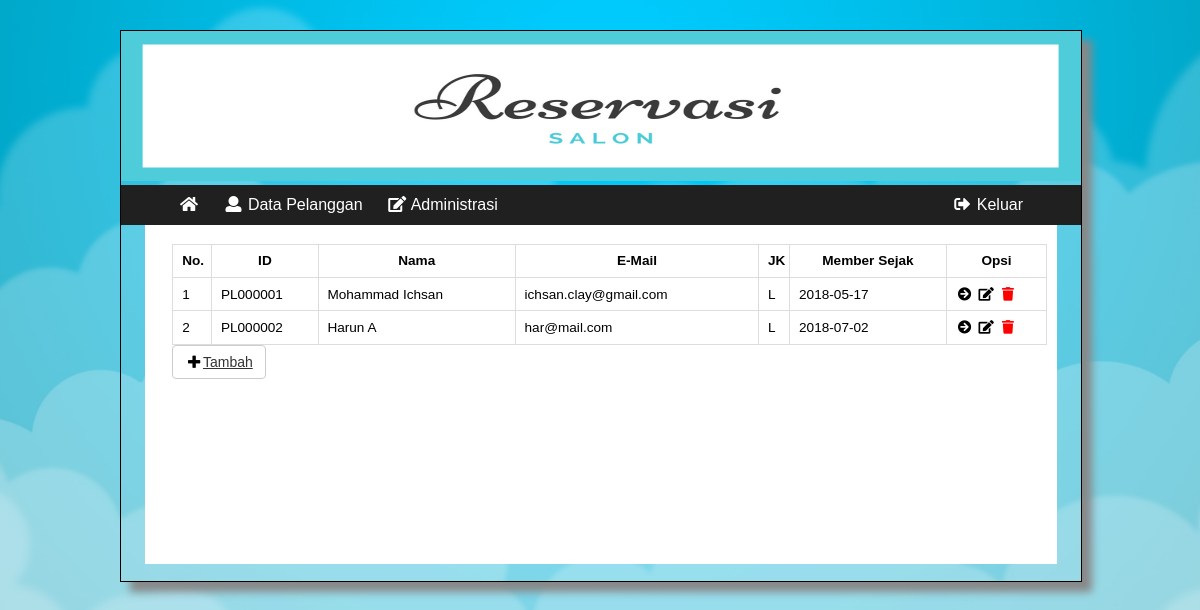
/akses/admin/index.php?p=d_pelanggan, run on the app's committed database.
### tables this page shows
CREATE TABLE `pelanggan` (
  `id_pelanggan` varchar(15) NOT NULL,
  `nama_pelanggan` varchar(100) DEFAULT NULL,
  `email_pelanggan` varchar(100) DEFAULT NULL,
  `tanggal_lahir_pelanggan` date DEFAULT NULL,
  `tempat_lahir_pelanggan` varchar(40) DEFAULT NULL,
  `agama_pelanggan` varchar(15) DEFAULT NULL,
  `alamat_pelanggan` text,
  `password_pelanggan` varchar(100) DEFAULT NULL,
  `jk_pelanggan` enum('L','P') DEFAULT NULL,
  `tanggal_daftar` date DEFAULT NULL,
  `status_selesai_transaksi` int(11) DEFAULT NULL
);

### akses/controller.php (called while the page is built, shortened)
<?php
$query_pelanggan = "SELECT * FROM pelanggan";
$sql_pelanggan = mysqli_query($mysqli,$query_pelanggan);
?>

### akses/admin/konten/d_pelanggan.php (the view)
<div class="apps-content-item">
<table id="tbl" width="100%">
  <tr>
    <th>No.</th>
    <th>ID</th>
    <th>Nama</th>
    <th>E-Mail</th>
    <th>JK</th>
    <th>Member Sejak</th>
    <th>Opsi</th>
  </tr>
  <?php
  $no = 0;
  foreach ($sql_pelanggan as $key) {
    extract($key);
  $no++;
  ?>
  <tr text-align="center">
    <td><?php echo $no; ?></td>
    <td><?php echo $id_pelanggan; ?></td>
    <td><?php echo $nama_pelanggan; ?></td>
    <td><?php echo $email_pelanggan; ?></td>
    <td><?php echo $jk_pelanggan; ?></td>
    <td><?php echo $tanggal_daftar; ?></td>
    <td>
     <a href="index.php?p=d_pelanggan_tools&id=<?php echo $id_pelanggan; ?>&aksi=detail" title="Rincian Profile"><i class="fa fa-fw fa-arrow-circle-right"></i></a>
     <a href="index.php?p=d_pelanggan_tools&id=<?php echo $id_pelanggan; ?>&aksi=edit" title="edit" title="Ubah Data pelanggan"><i class="fa fa-fw fa-edit"></i></a>
     <a href="index.php?p=d_pelanggan_tools&id=<?php echo $id_pelanggan; ?>&aksi=hapus" title="hapus"
       onclick="javascript: return confirm('Anda yakin akan menghapus data pelanggan <?php echo $id_pelanggan; ?>?')"
       style="color:red"><i class="fa fa-fw fa-trash"></i></a>
    </td>
  </tr>
<?php } ?>
</table>
<a href="index.php?p=d_pelanggan_tools&aksi=tambah" class="btn btn-default"><i class="fa fa-fw fa-plus" style="color:#000"></i>Tambah</a>
</div>

### akses/booking.css (style rules this page uses)
@media (min-width: 576px) { body { background: url(img/bg.jpg); -webkit-background-size: 100% 100%; -moz-background-size: 100% 100%; -o-background-size: 100% 100%; background-size: cover; background-repeat: no-repeat; background-position: center; position: absolute; background-attachment: fixed; margin: 0px; padding: 0px; background-color: #fff; overflow-x: hidden; } }
@media (min-width: 576px) { .apps-content-item { display: block; position: relative; float: left; width: 98%; font-size: 0.85em; padding: 1%; left : 1%; } }
@media (min-width: 576px) { #tbl { width: 100%; align-content: center; border-spacing: 0; border: 1px solid #ddd; border-right: 0; border-bottom: 0; display: table; position: relative; } }
@media (min-width: 576px) { #tbl th, #tbl td { padding: 1%; border: 1px solid #ddd; border-top: 0; border-left: 0; } }
@media (min-width: 576px) { .btn { display: inline-block; padding: 6px 12px; margin-bottom: 0; font-size: 14px; font-weight: normal; line-height: 1.42857143; text-align: center; white-space: nowrap; vertical-align: middle; -ms-touch-action: manipulation; touch-action: manipulation; cursor: pointer; -webkit-user-select: none; -moz-user-select: none; -ms-user-select: none; user-select: none; background-image: none; border: 1px solid transparent; border-radius: 4px; } }
@media (min-width: 576px) { .btn-default { color: #333; background-color: #fff; border-color: #ccc; } }
@media (min-width: 576px) { #tbl a { text-decoration: none; color: #000; padding: 1% 0% 1% 1%; border: 2px transparent #000; font-family: sans-serif !important; } }

### data on the page
pelanggan: id_pelanggan "PL000001", nama_pelanggan "Mohammad Ichsan", email_pelanggan "ichsan.clay@gmail.com", jk_pelanggan "L", tanggal_daftar "2018-05-17"
pelanggan: id_pelanggan "PL000002", nama_pelanggan "Harun A", email_pelanggan "har@mail.com", jk_pelanggan "L", tanggal_daftar "2018-07-02"
